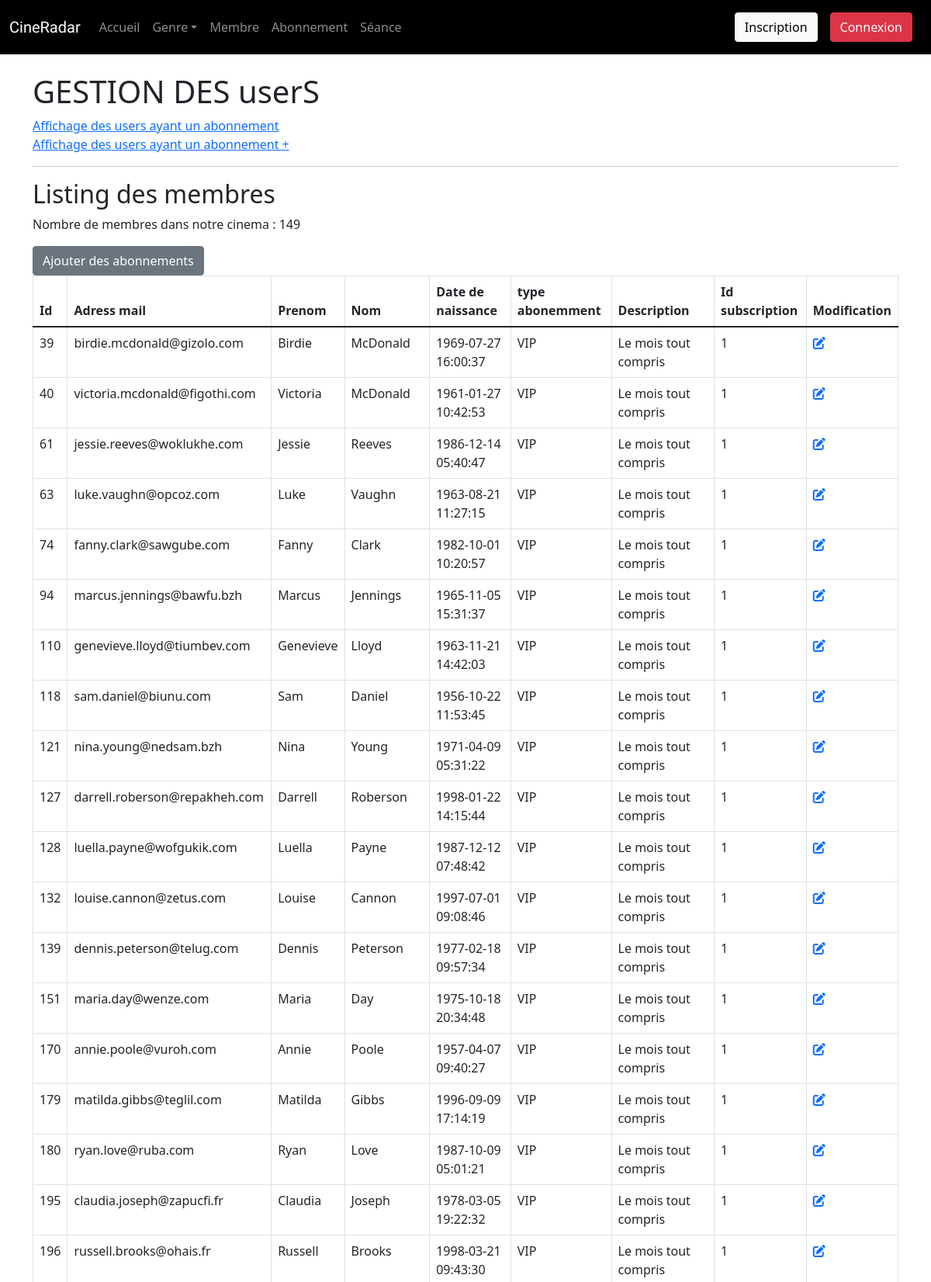
/public/abonnement.php?action=affichage (upper part), run on the app's committed database.
### tables this page shows
CREATE TABLE membership (
    id              INT             NOT NULL AUTO_INCREMENT,
    id_user         INT             NOT NULL,
    id_subscription INT             NOT NULL,
    date_begin      DATETIME        NOT NULL DEFAULT NOW(),
    PRIMARY KEY (id),
    FOREIGN KEY (id_user)           REFERENCES user(id),
    FOREIGN KEY (id_subscription)   REFERENCES subscription(id)
);

CREATE TABLE user (
    id              INT             NOT NULL AUTO_INCREMENT,
    email           VARCHAR(255)    NOT NULL UNIQUE,
    firstname       VARCHAR(255)    NOT NULL,
    lastname        VARCHAR(255)    NOT NULL,
    birthdate       DATETIME        NOT NULL,
    address         VARCHAR(255),
    zipcode         VARCHAR(10),
    city            VARCHAR(255),
    country         VARCHAR(255),
    PRIMARY KEY (id)
);

CREATE TABLE subscription (
    id              INT             NOT NULL AUTO_INCREMENT,
    name            VARCHAR(255)    NOT NULL UNIQUE,
    description     VARCHAR(255)    NOT NULL,
    price           INT             NOT NULL,
    duration        SMALLINT        NOT NULL,
    reduction       INT             NOT NULL DEFAULT 0,
    PRIMARY KEY (id)
);

### inc/init.inc.php (called while the page is built, shortened)
<?php
$content = '';
?>

### public/abonnement.php (the view, shortened to what this page needs)
<?php
require_once ('../inc/init.inc.php');
if( isset($_GET['action']) && $_GET['action'] == 'affichage' ){
    $r = $pdo->query("SELECT *
    FROM user
    INNER JOIN membership ON  user.id = membership.id_user
    INNER JOIN subscription ON membership.id_subscription = subscription.id");
    $content .= "<h2>Listing des membres</h2>";
    $content .= "<p>Nombre de membres dans notre cinema : ". $r->rowCount() ."</p>";
    $content .= "<a class='btn btn-secondary' href='?action=ajouterabo'>Ajouter des abonnements</a><br>";
    $content .= "<table class='table table-bordered' cellpadding='5'>";
        $content.="<thead>";
            $content .= "<tr>";
                $content.="<th>Id</th>";
                $content.="<th>Adress mail</th>";
                $content.="<th>Prenom</th>";
                $content.="<th>Nom</th>";
                $content.="<th>Date de naissance</th>";
                $content.="<th>type abonemment</th>";
                $content.="<th>Description</th>";
                $content .= "<th> Id subscription </th>";
                $content .= "<th> Modification </th>";
            $content.="</tr>";
        $content.="</thead>";
        $content.="<tbody>";
        while($user = $r->fetch(PDO::FETCH_ASSOC)){
            $content.="<tr>";
                $content.="<td>".$user['id_user']."</td>";
                $content.="<td>".$user['email']."</td>";
                $content.="<td>".$user['firstname']."</td>";
                $content.="<td>".$user['lastname']."</td>";
                $content.="<td>".$user['birthdate']."</td>";
                $content.="<td>".$user['name']."</td>";
                $content.="<td>".$user['description']."</td>";
                $content.="<td>".$user['id_subscription']."</td>";
                $content.='<td><a href="?action=modification&id_user='.$user['id_user'].'" ><i class="fa-solid fa-pen-to-square"></i></a></td>';
            $content.="</tr>";
        }
        $content.="</tbody>";
    $content.="</table>";
    $content .= "</table>";
}
?>
<?php require_once '../inc/header.inc.php'; ?>
<h1>GESTION DES userS</h1>
<a href="?action=affichage">Affichage des users ayant un abonnement</a><br>
<a href="?action=affiabo">Affichage des users ayant un abonnement +</a><hr>
<?= $content;  ?>
<?php require_once '../inc/footer.inc.php'; ?>

### data on the page
membership: id_user "39", id_user.email "birdie.mcdonald@gizolo.com", id_user.firstname "Birdie", id_user.lastname "McDonald", id_user.birthdate "1969-07-27 16:00:37", id_subscription.name "VIP", id_subscription.description "Le mois tout compris", id_subscription "1"
membership: id_user "40", id_user.email "victoria.mcdonald@figothi.com", id_user.firstname "Victoria", id_user.lastname "McDonald", id_user.birthdate "1961-01-27 10:42:53", id_subscription.name "VIP", id_subscription.description "Le mois tout compris", id_subscription "1"
membership: id_user "61", id_user.email "jessie.reeves@woklukhe.com", id_user.firstname "Jessie", id_user.lastname "Reeves", id_user.birthdate "1986-12-14 05:40:47", id_subscription.name "VIP", id_subscription.description "Le mois tout compris", id_subscription "1"
membership: id_user "63", id_user.email "luke.vaughn@opcoz.com", id_user.firstname "Luke", id_user.lastname "Vaughn", id_user.birthdate "1963-08-21 11:27:15", id_subscription.name "VIP", id_subscription.description "Le mois tout compris", id_subscription "1"
membership: id_user "74", id_user.email "fanny.clark@sawgube.com", id_user.firstname "Fanny", id_user.lastname "Clark", id_user.birthdate "1982-10-01 10:20:57", id_subscription.name "VIP", id_subscription.description "Le mois tout compris", id_subscription "1"
membership: id_user "94", id_user.email "marcus.jennings@bawfu.bzh", id_user.firstname "Marcus", id_user.lastname "Jennings", id_user.birthdate "1965-11-05 15:31:37", id_subscription.name "VIP", id_subscription.description "Le mois tout compris", id_subscription "1"
membership: id_user "110", id_user.email "genevieve.lloyd@tiumbev.com", id_user.firstname "Genevieve", id_user.lastname "Lloyd", id_user.birthdate "1963-11-21 14:42:03", id_subscription.name "VIP", id_subscription.description "Le mois tout compris", id_subscription "1"
membership: id_user "118", id_user.email "sam.daniel@biunu.com", id_user.firstname "Sam", id_user.lastname "Daniel", id_user.birthdate "1956-10-22 11:53:45", id_subscription.name "VIP", id_subscription.description "Le mois tout compris", id_subscription "1"
membership: id_user "121", id_user.email "nina.young@nedsam.bzh", id_user.firstname "Nina", id_user.lastname "Young", id_user.birthdate "1971-04-09 05:31:22", id_subscription.name "VIP", id_subscription.description "Le mois tout compris", id_subscription "1"
membership: id_user "127", id_user.email "darrell.roberson@repakheh.com", id_user.firstname "Darrell", id_user.lastname "Roberson", id_user.birthdate "1998-01-22 14:15:44", id_subscription.name "VIP", id_subscription.description "Le mois tout compris", id_subscription "1"
membership: id_user "128", id_user.email "luella.payne@wofgukik.com", id_user.firstname "Luella", id_user.lastname "Payne", id_user.birthdate "1987-12-12 07:48:42", id_subscription.name "VIP", id_subscription.description "Le mois tout compris", id_subscription "1"
membership: id_user "132", id_user.email "louise.cannon@zetus.com", id_user.firstname "Louise", id_user.lastname "Cannon", id_user.birthdate "1997-07-01 09:08:46", id_subscription.name "VIP", id_subscription.description "Le mois tout compris", id_subscription "1"
membership: id_user "139", id_user.email "dennis.peterson@telug.com", id_user.firstname "Dennis", id_user.lastname "Peterson", id_user.birthdate "1977-02-18 09:57:34", id_subscription.name "VIP", id_subscription.description "Le mois tout compris", id_subscription "1"
membership: id_user "151", id_user.email "maria.day@wenze.com", id_user.firstname "Maria", id_user.lastname "Day", id_user.birthdate "1975-10-18 20:34:48", id_subscription.name "VIP", id_subscription.description "Le mois tout compris", id_subscription "1"
membership: id_user "170", id_user.email "annie.poole@vuroh.com", id_user.firstname "Annie", id_user.lastname "Poole", id_user.birthdate "1957-04-07 09:40:27", id_subscription.name "VIP", id_subscription.description "Le mois tout compris", id_subscription "1"
membership: id_user "179", id_user.email "matilda.gibbs@teglil.com", id_user.firstname "Matilda", id_user.lastname "Gibbs", id_user.birthdate "1996-09-09 17:14:19", id_subscription.name "VIP", id_subscription.description "Le mois tout compris", id_subscription "1"
membership: id_user "180", id_user.email "ryan.love@ruba.com", id_user.firstname "Ryan", id_user.lastname "Love", id_user.birthdate "1987-10-09 05:01:21", id_subscription.name "VIP", id_subscription.description "Le mois tout compris", id_subscription "1"
membership: id_user "195", id_user.email "claudia.joseph@zapucfi.fr", id_user.firstname "Claudia", id_user.lastname "Joseph", id_user.birthdate "1978-03-05 19:22:32", id_subscription.name "VIP", id_subscription.description "Le mois tout compris", id_subscription "1"
membership: id_user "196", id_user.email "russell.brooks@ohais.fr", id_user.firstname "Russell", id_user.lastname "Brooks", id_user.birthdate "1998-03-21 09:43:30", id_subscription.name "VIP", id_subscription.description "Le mois tout compris", id_subscription "1"

### other printed values
$r->rowCount() "149"
